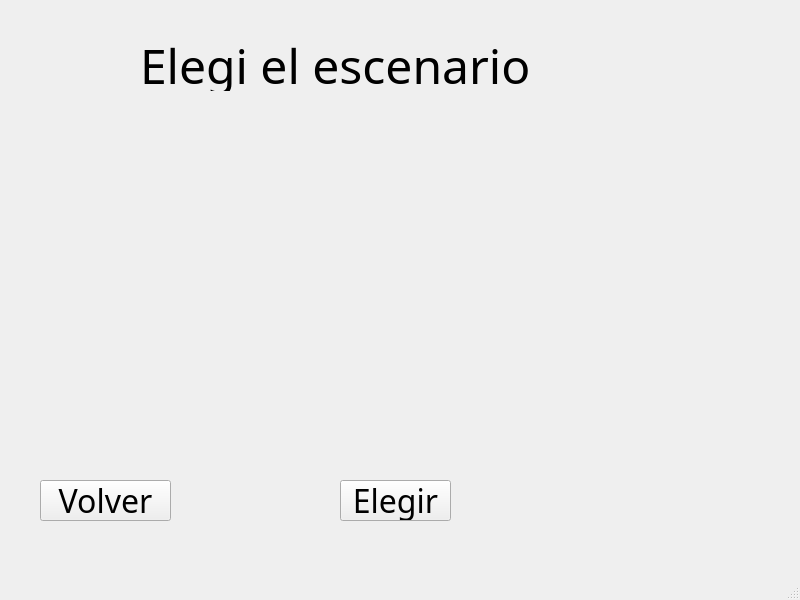
<?xml version="1.0" encoding="UTF-8"?>
<ui version="4.0">
 <class>SceneSelection</class>
 <widget class="QMainWindow" name="SceneSelection">
  <property name="geometry">
   <rect>
    <x>0</x>
    <y>0</y>
    <width>800</width>
    <height>600</height>
   </rect>
  </property>
  <property name="font">
   <font>
    <family>Jazz Jackrabbit 2</family>
    <pointsize>10</pointsize>
   </font>
  </property>
  <property name="windowTitle">
   <string>MainWindow</string>
  </property>
  <widget class="QWidget" name="centralwidget">
   <widget class="QLabel" name="labelTitle">
    <property name="geometry">
     <rect>
      <x>140</x>
      <y>40</y>
      <width>491</width>
      <height>51</height>
     </rect>
    </property>
    <property name="font">
     <font>
      <family>Jazz Jackrabbit 2</family>
      <pointsize>36</pointsize>
     </font>
    </property>
    <property name="text">
     <string>Elegi el escenario</string>
    </property>
   </widget>
   <widget class="QWidget" name="widgetScenes" native="true">
    <property name="geometry">
     <rect>
      <x>70</x>
      <y>110</y>
      <width>661</width>
      <height>321</height>
     </rect>
    </property>
   </widget>
   <widget class="QPushButton" name="btnChoose">
    <property name="geometry">
     <rect>
      <x>340</x>
      <y>480</y>
      <width>111</width>
      <height>41</height>
     </rect>
    </property>
    <property name="font">
     <font>
      <family>Jazz Jackrabbit 2</family>
      <pointsize>24</pointsize>
     </font>
    </property>
    <property name="text">
     <string>Elegir</string>
    </property>
   </widget>
   <widget class="QPushButton" name="btnBack">
    <property name="geometry">
     <rect>
      <x>40</x>
      <y>480</y>
      <width>131</width>
      <height>41</height>
     </rect>
    </property>
    <property name="font">
     <font>
      <family>Jazz Jackrabbit 2</family>
      <pointsize>24</pointsize>
     </font>
    </property>
    <property name="text">
     <string>Volver</string>
    </property>
   </widget>
  </widget>
  <widget class="QMenuBar" name="menubar">
   <property name="enabled">
    <bool>false</bool>
   </property>
   <property name="geometry">
    <rect>
     <x>0</x>
     <y>0</y>
     <width>800</width>
     <height>18</height>
    </rect>
   </property>
  </widget>
  <widget class="QStatusBar" name="statusbar">
   <property name="enabled">
    <bool>false</bool>
   </property>
  </widget>
 </widget>
 <resources/>
 <connections/>
</ui>
